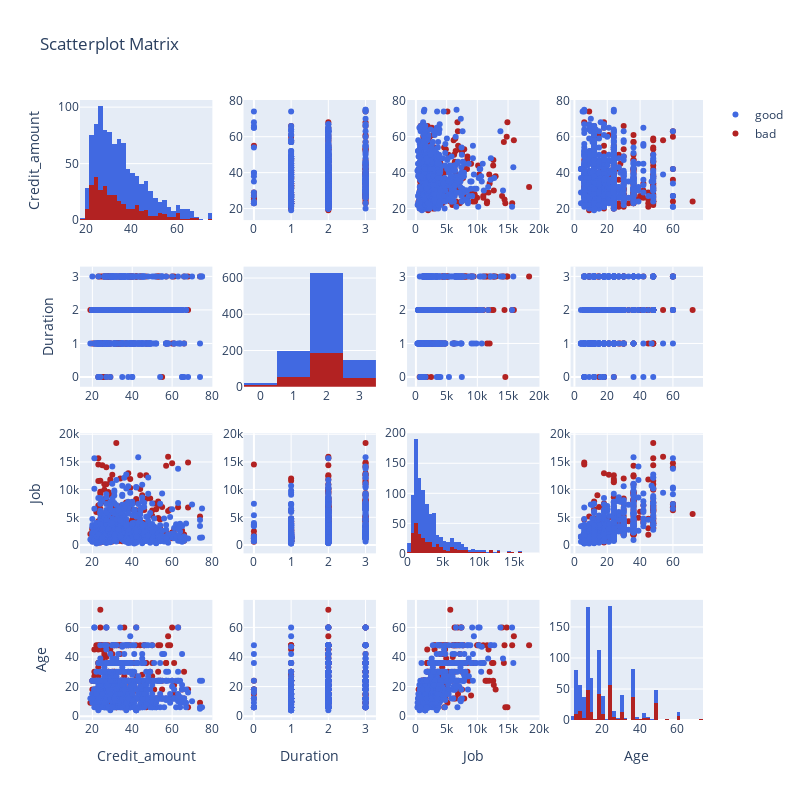

The notebook cell this image was saved under:
### Code cell
#  Looking at correlations in the form of Scatterplots.

import plotly.figure_factory as ff

import numpy as np
import pandas as pd

numeric_vals = df.select_dtypes(exclude=['object'])


risks = df['Risk'].values.tolist()

colormap = ['#b22222', '#4169e1']

numeric_matrix = numeric_vals.as_matrix()


dataframe = pd.DataFrame(numeric_matrix,
                         columns=['Credit_amount', 'Duration', 'Job', 'Age', 'Risk'])

dataframe['Risk'] = pd.Series(risks)


fig = ff.create_scatterplotmatrix(dataframe, diag='histogram', index='Risk', colormap=colormap,
                                  height=800, width=800)
iplot(fig, filename='Histograms along Diagonal Subplots')

### Figure 1 — Plotly figure (JSON) as saved in the notebook; plotly's stock layout.template omitted (floating-point values rounded to 4 significant figures; data arrays with more than 128 entries replaced by an {"elided": "..."} marker saying what was removed)
{"data": [{"marker": {"color": "rgb(178, 34, 34)"}, "showlegend": false, "type": "histogram", "x": {"elided": "300 int values"}, "xaxis": "x", "yaxis": "y"}, {"marker": {"color": "rgb(65, 105, 225)"}, "showlegend": false, "type": "histogram", "x": {"elided": "700 int values"}, "xaxis": "x", "yaxis": "y"}, {"marker": {"color": "rgb(178, 34, 34)", "size": 6}, "mode": "markers", "name": "bad", "showlegend": true, "type": "scatter", "x": {"elided": "300 int values"}, "xaxis": "x2", "y": {"elided": "300 int values"}, "yaxis": "y2"}, {"marker": {"color": "rgb(65, 105, 225)", "size": 6}, "mode": "markers", "name": "good", "showlegend": true, "type": "scatter", "x": {"elided": "700 int values"}, "xaxis": "x2", "y": {"elided": "700 int values"}, "yaxis": "y2"}, {"marker": {"color": "rgb(178, 34, 34)", "size": 6}, "mode": "markers", "name": "bad", "showlegend": false, "type": "scatter", "x": {"elided": "300 int values"}, "xaxis": "x3", "y": {"elided": "300 int values"}, "yaxis": "y3"}, {"marker": {"color": "rgb(65, 105, 225)", "size": 6}, "mode": "markers", "name": "good", "showlegend": false, "type": "scatter", "x": {"elided": "700 int values"}, "xaxis": "x3", "y": {"elided": "700 int values"}, "yaxis": "y3"}, {"marker": {"color": "rgb(178, 34, 34)", "size": 6}, "mode": "markers", "name": "bad", "showlegend": false, "type": "scatter", "x": {"elided": "300 int values"}, "xaxis": "x4", "y": {"elided": "300 int values"}, "yaxis": "y4"}, {"marker": {"color": "rgb(65, 105, 225)", "size": 6}, "mode": "markers", "name": "good", "showlegend": false, "type": "scatter", "x": {"elided": "700 int values"}, "xaxis": "x4", "y": {"elided": "700 int values"}, "yaxis": "y4"}, {"marker": {"color": "rgb(178, 34, 34)", "size": 6}, "mode": "markers", "name": "bad", "showlegend": false, "type": "scatter", "x": {"elided": "300 int values"}, "xaxis": "x5", "y": {"elided": "300 int values"}, "yaxis": "y5"}, {"marker": {"color": "rgb(65, 105, 225)", "size": 6}, "mode": "markers", "name": "good", "showlegend": false, "type": "scatter", "x": {"elided": "700 int values"}, "xaxis": "x5", "y": {"elided": "700 int values"}, "yaxis": "y5"}, {"marker": {"color": "rgb(178, 34, 34)"}, "showlegend": false, "type": "histogram", "x": {"elided": "300 int values"}, "xaxis": "x6", "yaxis": "y6"}, {"marker": {"color": "rgb(65, 105, 225)"}, "showlegend": false, "type": "histogram", "x": {"elided": "700 int values"}, "xaxis": "x6", "yaxis": "y6"}, {"marker": {"color": "rgb(178, 34, 34)", "size": 6}, "mode": "markers", "name": "bad", "showlegend": false, "type": "scatter", "x": {"elided": "300 int values"}, "xaxis": "x7", "y": {"elided": "300 int values"}, "yaxis": "y7"}, {"marker": {"color": "rgb(65, 105, 225)", "size": 6}, "mode": "markers", "name": "good", "showlegend": false, "type": "scatter", "x": {"elided": "700 int values"}, "xaxis": "x7", "y": {"elided": "700 int values"}, "yaxis": "y7"}, {"marker": {"color": "rgb(178, 34, 34)", "size": 6}, "mode": "markers", "name": "bad", "showlegend": false, "type": "scatter", "x": {"elided": "300 int values"}, "xaxis": "x8", "y": {"elided": "300 int values"}, "yaxis": "y8"}, {"marker": {"color": "rgb(65, 105, 225)", "size": 6}, "mode": "markers", "name": "good", "showlegend": false, "type": "scatter", "x": {"elided": "700 int values"}, "xaxis": "x8", "y": {"elided": "700 int values"}, "yaxis": "y8"}, {"marker": {"color": "rgb(178, 34, 34)", "size": 6}, "mode": "markers", "name": "bad", "showlegend": false, "type": "scatter", "x": {"elided": "300 int values"}, "xaxis": "x9", "y": {"elided": "300 int values"}, "yaxis": "y9"}, {"marker": {"color": "rgb(65, 105, 225)", "size": 6}, "mode": "markers", "name": "good", "showlegend": false, "type": "scatter", "x": {"elided": "700 int values"}, "xaxis": "x9", "y": {"elided": "700 int values"}, "yaxis": "y9"}, {"marker": {"color": "rgb(178, 34, 34)", "size": 6}, "mode": "markers", "name": "bad", "showlegend": false, "type": "scatter", "x": {"elided": "300 int values"}, "xaxis": "x10", "y": {"elided": "300 int values"}, "yaxis": "y10"}, {"marker": {"color": "rgb(65, 105, 225)", "size": 6}, "mode": "markers", "name": "good", "showlegend": false, "type": "scatter", "x": {"elided": "700 int values"}, "xaxis": "x10", "y": {"elided": "700 int values"}, "yaxis": "y10"}, {"marker": {"color": "rgb(178, 34, 34)"}, "showlegend": false, "type": "histogram", "x": {"elided": "300 int values"}, "xaxis": "x11", "yaxis": "y11"}, {"marker": {"color": "rgb(65, 105, 225)"}, "showlegend": false, "type": "histogram", "x": {"elided": "700 int values"}, "xaxis": "x11", "yaxis": "y11"}, {"marker": {"color": "rgb(178, 34, 34)", "size": 6}, "mode": "markers", "name": "bad", "showlegend": false, "type": "scatter", "x": {"elided": "300 int values"}, "xaxis": "x12", "y": {"elided": "300 int values"}, "yaxis": "y12"}, {"marker": {"color": "rgb(65, 105, 225)", "size": 6}, "mode": "markers", "name": "good", "showlegend": false, "type": "scatter", "x": {"elided": "700 int values"}, "xaxis": "x12", "y": {"elided": "700 int values"}, "yaxis": "y12"}, {"marker": {"color": "rgb(178, 34, 34)", "size": 6}, "mode": "markers", "name": "bad", "showlegend": false, "type": "scatter", "x": {"elided": "300 int values"}, "xaxis": "x13", "y": {"elided": "300 int values"}, "yaxis": "y13"}, {"marker": {"color": "rgb(65, 105, 225)", "size": 6}, "mode": "markers", "name": "good", "showlegend": false, "type": "scatter", "x": {"elided": "700 int values"}, "xaxis": "x13", "y": {"elided": "700 int values"}, "yaxis": "y13"}, {"marker": {"color": "rgb(178, 34, 34)", "size": 6}, "mode": "markers", "name": "bad", "showlegend": false, "type": "scatter", "x": {"elided": "300 int values"}, "xaxis": "x14", "y": {"elided": "300 int values"}, "yaxis": "y14"}, {"marker": {"color": "rgb(65, 105, 225)", "size": 6}, "mode": "markers", "name": "good", "showlegend": false, "type": "scatter", "x": {"elided": "700 int values"}, "xaxis": "x14", "y": {"elided": "700 int values"}, "yaxis": "y14"}, {"marker": {"color": "rgb(178, 34, 34)", "size": 6}, "mode": "markers", "name": "bad", "showlegend": false, "type": "scatter", "x": {"elided": "300 int values"}, "xaxis": "x15", "y": {"elided": "300 int values"}, "yaxis": "y15"}, {"marker": {"color": "rgb(65, 105, 225)", "size": 6}, "mode": "markers", "name": "good", "showlegend": false, "type": "scatter", "x": {"elided": "700 int values"}, "xaxis": "x15", "y": {"elided": "700 int values"}, "yaxis": "y15"}, {"marker": {"color": "rgb(178, 34, 34)"}, "showlegend": false, "type": "histogram", "x": {"elided": "300 int values"}, "xaxis": "x16", "yaxis": "y16"}, {"marker": {"color": "rgb(65, 105, 225)"}, "showlegend": false, "type": "histogram", "x": {"elided": "700 int values"}, "xaxis": "x16", "yaxis": "y16"}], "layout": {"barmode": "stack", "height": 800, "showlegend": true, "title": {"text": "Scatterplot Matrix"}, "width": 800, "xaxis": {"anchor": "y", "domain": [0, 0.2125]}, "xaxis10": {"anchor": "y10", "domain": [0.2625, 0.475]}, "xaxis11": {"anchor": "y11", "domain": [0.525, 0.7375]}, "xaxis12": {"anchor": "y12", "domain": [0.7875, 1]}, "xaxis13": {"anchor": "y13", "domain": [0, 0.2125], "title": {"text": "Credit_amount"}}, "xaxis14": {"anchor": "y14", "domain": [0.2625, 0.475], "title": {"text": "Duration"}}, "xaxis15": {"anchor": "y15", "domain": [0.525, 0.7375], "title": {"text": "Job"}}, "xaxis16": {"anchor": "y16", "domain": [0.7875, 1], "title": {"text": "Age"}}, "xaxis2": {"anchor": "y2", "domain": [0.2625, 0.475]}, "xaxis3": {"anchor": "y3", "domain": [0.525, 0.7375]}, "xaxis4": {"anchor": "y4", "domain": [0.7875, 1]}, "xaxis5": {"anchor": "y5", "domain": [0, 0.2125]}, "xaxis6": {"anchor": "y6", "domain": [0.2625, 0.475]}, "xaxis7": {"anchor": "y7", "domain": [0.525, 0.7375]}, "xaxis8": {"anchor": "y8", "domain": [0.7875, 1]}, "xaxis9": {"anchor": "y9", "domain": [0, 0.2125]}, "yaxis": {"anchor": "x", "domain": [0.8063, 1], "title": {"text": "Credit_amount"}}, "yaxis10": {"anchor": "x10", "domain": [0.2687, 0.4625]}, "yaxis11": {"anchor": "x11", "domain": [0.2687, 0.4625]}, "yaxis12": {"anchor": "x12", "domain": [0.2687, 0.4625]}, "yaxis13": {"anchor": "x13", "domain": [0, 0.1938], "title": {"text": "Age"}}, "yaxis14": {"anchor": "x14", "domain": [0, 0.1938]}, "yaxis15": {"anchor": "x15", "domain": [0, 0.1938]}, "yaxis16": {"anchor": "x16", "domain": [0, 0.1938]}, "yaxis2": {"anchor": "x2", "domain": [0.8063, 1]}, "yaxis3": {"anchor": "x3", "domain": [0.8063, 1]}, "yaxis4": {"anchor": "x4", "domain": [0.8063, 1]}, "yaxis5": {"anchor": "x5", "domain": [0.5375, 0.7312], "title": {"text": "Duration"}}, "yaxis6": {"anchor": "x6", "domain": [0.5375, 0.7312]}, "yaxis7": {"anchor": "x7", "domain": [0.5375, 0.7312]}, "yaxis8": {"anchor": "x8", "domain": [0.5375, 0.7312]}, "yaxis9": {"anchor": "x9", "domain": [0.2687, 0.4625], "title": {"text": "Job"}}}}
